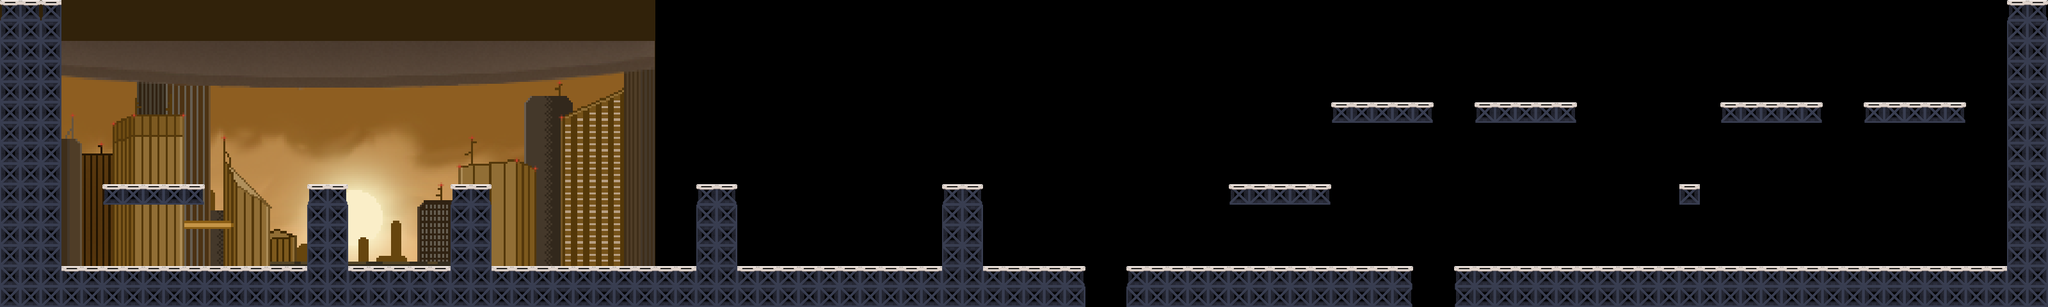

This is a level from a 2D game, rendered from its Tiled map with the project's own tilesets. A one-line summary and the map file follow, with tile-layer data summarised:
An orthogonal 100x15 tile map with 32x32 px tiles, 2 tile layers (background, foreground), 1 image layer and 47 objects (24x CoinEntity, 7x platform, 5x EnemyEntity, Entity).

<map version="1.0" orientation="orthogonal" renderorder="right-down" width="100" height="15" tilewidth="32" tileheight="32" nextobjectid="131">
 <tileset firstgid="1" name="tileset" tilewidth="32" tileheight="32" tilecount="32" columns="8">
  <image source="../img/map/area01_level_tiles1.png" width="256" height="128" />
 </tileset>
 <imagelayer name="background image">
  <image source="../img/area01_bkg.png" />
  <properties>
   <property name="ratio" value=".25" />
  </properties>
 </imagelayer>
 <layer name="background" width="100" height="15">
  <data>[1500 cells, 320 non-empty, 6 distinct tile ids]</data>
 </layer>
 <objectgroup name="Entities">
  <object id="1" x="32" y="352" width="32" height="64" visible="0" />
  <object id="83" name="mainPlayer" type="Entity" x="105" y="345" width="32" height="64">
   <properties>
    <property name="framewidth" value="64" />
    <property name="image" value="FROBOT_RUN_RIGHT" />
   </properties>
  </object>
  <object id="114" name="CoinEntity" x="494" y="242" width="32" height="32">
   <properties>
    <property name="framewidth" value="32" />
    <property name="image" value="SPINNING_SEQUIN" />
   </properties>
  </object>
  <object id="115" name="CoinEntity" x="720" y="243" width="32" height="32">
   <properties>
    <property name="framewidth" value="32" />
    <property name="image" value="SPINNING_SEQUIN" />
   </properties>
  </object>
  <object id="117" name="CoinEntity" x="1488" y="240" width="32" height="32">
   <properties>
    <property name="framewidth" value="32" />
    <property name="image" value="SPINNING_SEQUIN" />
   </properties>
  </object>
  <object id="118" name="CoinEntity" x="1104" y="239" width="32" height="32">
   <properties>
    <property name="framewidth" value="32" />
    <property name="image" value="SPINNING_SEQUIN" />
   </properties>
  </object>
  <object id="119" name="CoinEntity" x="1104" y="146" width="32" height="32">
   <properties>
    <property name="framewidth" value="32" />
    <property name="image" value="SPINNING_SEQUIN" />
   </properties>
  </object>
  <object id="121" name="CoinEntity" x="1555" y="369" width="32" height="32">
   <properties>
    <property name="framewidth" value="32" />
    <property name="image" value="SPINNING_SEQUIN" />
   </properties>
  </object>
  <object id="123" name="CoinEntity" x="1599" y="368" width="32" height="32">
   <properties>
    <property name="framewidth" value="32" />
    <property name="image" value="SPINNING_SEQUIN" />
   </properties>
  </object>
  <object id="125" name="CoinEntity" x="1644" y="369" width="32" height="32">
   <properties>
    <property name="framewidth" value="32" />
    <property name="image" value="SPINNING_SEQUIN" />
   </properties>
  </object>
  <object id="126" name="CoinEntity" x="2289" y="372" width="32" height="32">
   <properties>
    <property name="framewidth" value="32" />
    <property name="image" value="SPINNING_SEQUIN" />
   </properties>
  </object>
  <object id="127" name="CoinEntity" x="2289" y="304" width="32" height="32">
   <properties>
    <property name="framewidth" value="32" />
    <property name="image" value="SPINNING_SEQUIN" />
   </properties>
  </object>
  <object id="129" name="CoinEntity" x="2289" y="228" width="32" height="32">
   <properties>
    <property name="framewidth" value="32" />
    <property name="image" value="SPINNING_SEQUIN" />
   </properties>
  </object>
  <object id="130" name="CoinEntity" x="2624" y="240" width="32" height="32">
   <properties>
    <property name="framewidth" value="32" />
    <property name="image" value="SPINNING_SEQUIN" />
   </properties>
  </object>
 </objectgroup>
 <objectgroup name="EnemyEntities" />
 <layer name="foreground" width="100" height="15">
  <data>[1500 cells, 0 non-empty, 0 distinct tile ids]</data>
 </layer>
 <objectgroup name="collision">
  <object id="67" x="1" y="420" width="1694" height="60" />
  <object id="69" x="480" y="292" width="62" height="127" />
  <object id="70" x="705" y="290.5" width="62" height="127" />
  <object id="71" x="1091" y="289.5" width="62" height="127" />
  <object id="72" x="1472" y="291.5" width="62" height="127" />
  <object id="81" x="1760" y="418.667" width="444" height="60" />
  <object id="82" x="2273.33" y="422.667" width="924" height="56" />
  <object id="86" type="platform" x="161" y="289">
   <polyline points="0,0 158,0" />
  </object>
  <object id="87" type="platform" x="1922" y="289">
   <polyline points="0,0 158,0" />
  </object>
  <object id="88" type="platform" x="2081" y="160">
   <polyline points="0,0 158,0" />
  </object>
  <object id="89" type="platform" x="2305" y="161">
   <polyline points="0,0 158,0" />
  </object>
  <object id="90" type="platform" x="2689" y="159">
   <polyline points="0,0 158,0" />
  </object>
  <object id="91" type="platform" x="2912" y="160">
   <polyline points="0,0 158,0" />
  </object>
  <object id="92" type="platform" x="2626" y="290">
   <polyline points="0,0 28,0" />
  </object>
  <object id="93" x="2" y="1" width="93" height="414.5" />
  <object id="94" name="EnemyEntity" x="799" y="351" width="256" height="64">
   <properties>
    <property name="framewidth" value="64" />
    <property name="image" value="ROBOT_RUN_RIGHT" />
   </properties>
  </object>
  <object id="95" name="EnemyEntity" x="1182" y="354" width="129" height="64">
   <properties>
    <property name="framewidth" value="64" />
    <property name="image" value="ROBOT_RUN_RIGHT" />
   </properties>
  </object>
  <object id="96" name="EnemyEntity" x="1314" y="352" width="125" height="64">
   <properties>
    <property name="framewidth" value="64" />
    <property name="image" value="ROBOT_RUN_RIGHT" />
   </properties>
  </object>
  <object id="97" name="EnemyEntity" x="1822" y="352" width="352" height="64">
   <properties>
    <property name="framewidth" value="64" />
    <property name="image" value="ROBOT_RUN_RIGHT" />
   </properties>
  </object>
  <object id="98" name="EnemyEntity" x="2467" y="353" width="352" height="64">
   <properties>
    <property name="framewidth" value="64" />
    <property name="image" value="ROBOT_RUN_RIGHT" />
   </properties>
  </object>
  <object id="100" x="3136" y="6.75" width="62" height="414.5" />
  <object id="101" name="CoinEntity" x="194" y="241" width="32" height="32">
   <properties>
    <property name="framewidth" value="32" />
    <property name="image" value="SPINNING_SEQUIN" />
   </properties>
  </object>
  <object id="102" name="CoinEntity" x="259" y="241" width="32" height="32">
   <properties>
    <property name="framewidth" value="32" />
    <property name="image" value="SPINNING_SEQUIN" />
   </properties>
  </object>
  <object id="104" name="CoinEntity" x="1952" y="239" width="32" height="32">
   <properties>
    <property name="framewidth" value="32" />
    <property name="image" value="SPINNING_SEQUIN" />
   </properties>
  </object>
  <object id="105" name="CoinEntity" x="2016" y="239" width="32" height="32">
   <properties>
    <property name="framewidth" value="32" />
    <property name="image" value="SPINNING_SEQUIN" />
   </properties>
  </object>
  <object id="106" name="CoinEntity" x="2111" y="110" width="32" height="32">
   <properties>
    <property name="framewidth" value="32" />
    <property name="image" value="SPINNING_SEQUIN" />
   </properties>
  </object>
  <object id="107" name="CoinEntity" x="2176" y="111" width="32" height="32">
   <properties>
    <property name="framewidth" value="32" />
    <property name="image" value="SPINNING_SEQUIN" />
   </properties>
  </object>
  <object id="108" name="CoinEntity" x="2335" y="111" width="32" height="32">
   <properties>
    <property name="framewidth" value="32" />
    <property name="image" value="SPINNING_SEQUIN" />
   </properties>
  </object>
  </objectgroup>
</map>
<!-- 5 of 47 objects omitted -->
